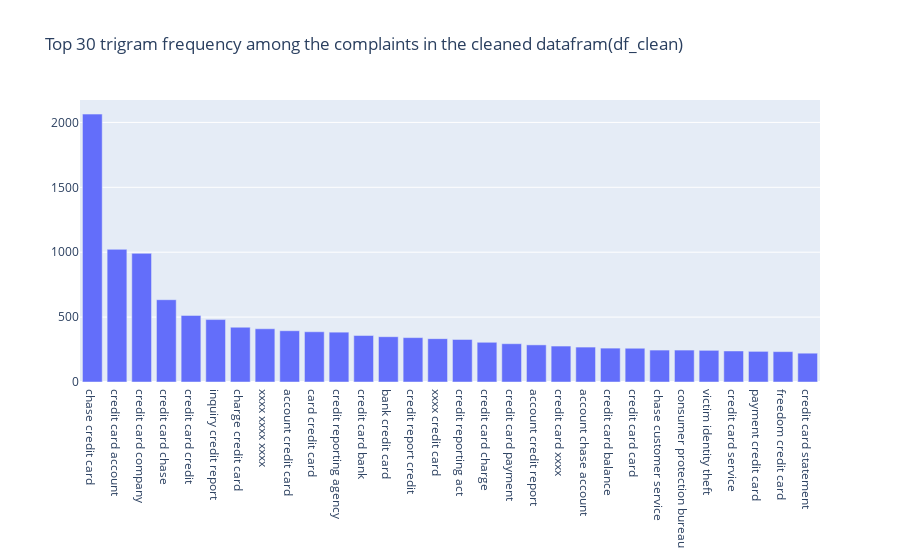

The notebook cell saved with this chart:
### Code cell
#Write your code here to find the top 30 trigram frequency among the complaints in the cleaned datafram(df_clean). 
def get_top_n_trigram(corpus, n=None):
    vec = CountVectorizer(ngram_range=(3, 3), stop_words='english').fit(corpus)
    bag_of_words = vec.transform(corpus)
    sum_words = bag_of_words.sum(axis=0)
    words_freq = [(word, sum_words[0, idx]) for word, idx in vec.vocabulary_.items()]
    words_freq =sorted(words_freq, key = lambda x: x[1], reverse=True)
    return words_freq[:n]

common_words = get_top_n_trigram(df_clean['Complaint_clean'].values.astype('U'), 30)
df4 = pd.DataFrame(common_words, columns = ['trigram' , 'count'])
fig = pgraphobj.Figure([pgraphobj.Bar(x=df4['trigram'], y=df4['count'])])
fig.update_layout(title=pgraphobj.layout.Title(text="Top 30 trigram frequency among the complaints in the cleaned datafram(df_clean)"))
fig.show()

### Figure 1 — Plotly figure (JSON) as saved in the notebook; plotly's stock layout.template omitted (floating-point values rounded to 4 significant figures)
{"data": [{"type": "bar", "x": ["chase credit card", "credit card account", "credit card company", "credit card chase", "credit card credit", "inquiry credit report", "charge credit card", "xxxx xxxx xxxx", "account credit card", "card credit card", "credit reporting agency", "credit card bank", "bank credit card", "credit report credit", "xxxx credit card", "credit reporting act", "credit card charge", "credit card payment", "account credit report", "credit card xxxx", "account chase account", "credit card balance", "credit card card", "chase customer service", "consumer protection bureau", "victim identity theft", "credit card service", "payment credit card", "freedom credit card", "credit card statement"], "y": [2064, 1022, 991, 634, 513, 481, 422, 410, 395, 387, 384, 358, 349, 342, 334, 328, 306, 295, 286, 277, 269, 261, 260, 246, 246, 244, 239, 236, 234, 222]}], "layout": {"title": {"text": "Top 30 trigram frequency among the complaints in the cleaned datafram(df_clean)"}}}
